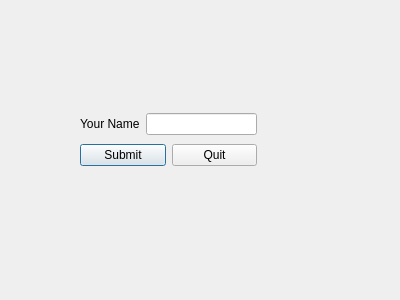
<?xml version="1.0" encoding="UTF-8"?>
<ui version="4.0">
 <class>Second_Dialog</class>
 <widget class="QDialog" name="Second_Dialog">
  <property name="geometry">
   <rect>
    <x>0</x>
    <y>0</y>
    <width>400</width>
    <height>300</height>
   </rect>
  </property>
  <property name="windowTitle">
   <string>Dialog</string>
  </property>
  <widget class="QWidget" name="">
   <property name="geometry">
    <rect>
     <x>80</x>
     <y>110</y>
     <width>177</width>
     <height>60</height>
    </rect>
   </property>
   <layout class="QVBoxLayout" name="verticalLayout">
    <item>
     <layout class="QHBoxLayout" name="horizontalLayout">
      <item>
       <widget class="QLabel" name="label">
        <property name="text">
         <string>Your Name</string>
        </property>
       </widget>
      </item>
      <item>
       <widget class="QLineEdit" name="lineEdit"/>
      </item>
     </layout>
    </item>
    <item>
     <layout class="QHBoxLayout" name="horizontalLayout_2">
      <item>
       <widget class="QPushButton" name="pushButton">
        <property name="text">
         <string>Submit</string>
        </property>
       </widget>
      </item>
      <item>
       <widget class="QPushButton" name="pushButton_2">
        <property name="text">
         <string>Quit</string>
        </property>
       </widget>
      </item>
     </layout>
    </item>
   </layout>
  </widget>
 </widget>
 <resources/>
 <connections>
  <connection>
   <sender>pushButton_2</sender>
   <signal>clicked()</signal>
   <receiver>Second_Dialog</receiver>
   <slot>close()</slot>
   <hints>
    <hint type="sourcelabel">
     <x>218</x>
     <y>155</y>
    </hint>
    <hint type="destinationlabel">
     <x>231</x>
     <y>175</y>
    </hint>
   </hints>
  </connection>
 </connections>
</ui>
